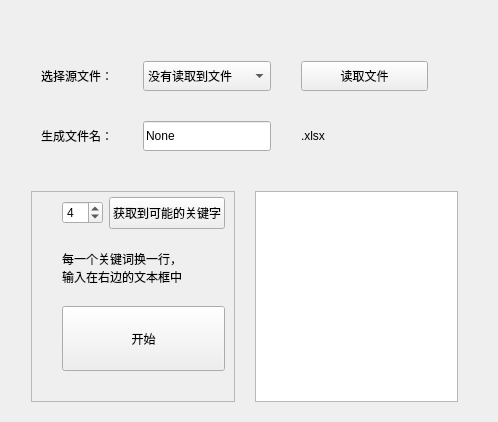
<?xml version="1.0" encoding="UTF-8"?>
<ui version="4.0">
 <class>Form</class>
 <widget class="QWidget" name="Form">
  <property name="geometry">
   <rect>
    <x>0</x>
    <y>0</y>
    <width>498</width>
    <height>422</height>
   </rect>
  </property>
  <property name="windowTitle">
   <string>转换器</string>
  </property>
  <property name="styleSheet">
   <string notr="true"/>
  </property>
  <layout class="QGridLayout" name="gridLayout_3">
   <property name="rightMargin">
    <number>40</number>
   </property>
   <property name="bottomMargin">
    <number>20</number>
   </property>
   <property name="horizontalSpacing">
    <number>20</number>
   </property>
   <property name="verticalSpacing">
    <number>10</number>
   </property>
   <item row="0" column="0" colspan="3">
    <spacer name="horizontalSpacer">
     <property name="orientation">
      <enum>Qt::Horizontal</enum>
     </property>
     <property name="sizeHint" stdset="0">
      <size>
       <width>446</width>
       <height>20</height>
      </size>
     </property>
    </spacer>
   </item>
   <item row="3" column="2">
    <widget class="QTextEdit" name="textEdit">
     <property name="styleSheet">
      <string notr="true">color: rgb(255, 0, 0);
font: 75 16pt &quot;宋体&quot;;</string>
     </property>
     <property name="html">
      <string>&lt;!DOCTYPE HTML PUBLIC &quot;-//W3C//DTD HTML 4.0//EN&quot; &quot;http://www.w3.org/TR/REC-html40/strict.dtd&quot;&gt;
&lt;html&gt;&lt;head&gt;&lt;meta name=&quot;qrichtext&quot; content=&quot;1&quot; /&gt;&lt;style type=&quot;text/css&quot;&gt;
p, li { white-space: pre-wrap; }
&lt;/style&gt;&lt;/head&gt;&lt;body style=&quot; font-family:'宋体'; font-size:16pt; font-weight:72; font-style:normal;&quot;&gt;
&lt;p style=&quot;-qt-paragraph-type:empty; margin-top:0px; margin-bottom:0px; margin-left:0px; margin-right:0px; -qt-block-indent:0; text-indent:0px;&quot;&gt;&lt;br /&gt;&lt;/p&gt;&lt;/body&gt;&lt;/html&gt;</string>
     </property>
    </widget>
   </item>
   <item row="1" column="0" rowspan="2" colspan="3">
    <widget class="QWidget" name="widget" native="true">
     <layout class="QGridLayout" name="gridLayout">
      <property name="leftMargin">
       <number>30</number>
      </property>
      <property name="topMargin">
       <number>30</number>
      </property>
      <property name="rightMargin">
       <number>30</number>
      </property>
      <property name="bottomMargin">
       <number>30</number>
      </property>
      <property name="spacing">
       <number>30</number>
      </property>
      <item row="0" column="0">
       <widget class="QLabel" name="label">
        <property name="styleSheet">
         <string notr="true">font: 16pt &quot;宋体&quot;;</string>
        </property>
        <property name="text">
         <string>选择源文件：</string>
        </property>
       </widget>
      </item>
      <item row="0" column="1">
       <widget class="QComboBox" name="comboBox">
        <property name="sizePolicy">
         <sizepolicy hsizetype="Expanding" vsizetype="Expanding">
          <horstretch>0</horstretch>
          <verstretch>0</verstretch>
         </sizepolicy>
        </property>
        <property name="maxVisibleItems">
         <number>20</number>
        </property>
        <item>
         <property name="text">
          <string>没有读取到文件</string>
         </property>
        </item>
       </widget>
      </item>
      <item row="0" column="2">
       <widget class="QPushButton" name="pushButton_2">
        <property name="sizePolicy">
         <sizepolicy hsizetype="Expanding" vsizetype="Expanding">
          <horstretch>0</horstretch>
          <verstretch>0</verstretch>
         </sizepolicy>
        </property>
        <property name="minimumSize">
         <size>
          <width>0</width>
          <height>30</height>
         </size>
        </property>
        <property name="text">
         <string>读取文件</string>
        </property>
       </widget>
      </item>
      <item row="1" column="0">
       <widget class="QLabel" name="label_2">
        <property name="styleSheet">
         <string notr="true">font: 16pt &quot;宋体&quot;;</string>
        </property>
        <property name="text">
         <string>生成文件名：</string>
        </property>
       </widget>
      </item>
      <item row="1" column="1">
       <widget class="QLineEdit" name="lineEdit">
        <property name="sizePolicy">
         <sizepolicy hsizetype="Expanding" vsizetype="Expanding">
          <horstretch>0</horstretch>
          <verstretch>0</verstretch>
         </sizepolicy>
        </property>
        <property name="text">
         <string>None</string>
        </property>
       </widget>
      </item>
      <item row="1" column="2">
       <widget class="QLabel" name="label_4">
        <property name="minimumSize">
         <size>
          <width>0</width>
          <height>30</height>
         </size>
        </property>
        <property name="styleSheet">
         <string notr="true">font: 16pt &quot;宋体&quot;;</string>
        </property>
        <property name="text">
         <string>.xlsx</string>
        </property>
       </widget>
      </item>
     </layout>
    </widget>
   </item>
   <item row="3" column="1">
    <widget class="QFrame" name="frame">
     <property name="frameShape">
      <enum>QFrame::StyledPanel</enum>
     </property>
     <property name="frameShadow">
      <enum>QFrame::Raised</enum>
     </property>
     <layout class="QGridLayout" name="gridLayout_2" rowstretch="1,2,2" columnstretch="1,3">
      <property name="leftMargin">
       <number>30</number>
      </property>
      <property name="topMargin">
       <number>5</number>
      </property>
      <property name="bottomMargin">
       <number>30</number>
      </property>
      <item row="0" column="0">
       <widget class="QSpinBox" name="spinBox">
        <property name="minimum">
         <number>1</number>
        </property>
        <property name="maximum">
         <number>10</number>
        </property>
        <property name="value">
         <number>4</number>
        </property>
       </widget>
      </item>
      <item row="0" column="1">
       <widget class="QPushButton" name="pushButton_3">
        <property name="sizePolicy">
         <sizepolicy hsizetype="Expanding" vsizetype="Expanding">
          <horstretch>0</horstretch>
          <verstretch>0</verstretch>
         </sizepolicy>
        </property>
        <property name="text">
         <string>获取到可能的关键字</string>
        </property>
       </widget>
      </item>
      <item row="1" column="0" colspan="2">
       <widget class="QLabel" name="label_3">
        <property name="styleSheet">
         <string notr="true">font: 14pt &quot;宋体&quot;;</string>
        </property>
        <property name="text">
         <string>每一个关键词换一行，
输入在右边的文本框中</string>
        </property>
       </widget>
      </item>
      <item row="2" column="0" colspan="2">
       <widget class="QPushButton" name="pushButton">
        <property name="sizePolicy">
         <sizepolicy hsizetype="Expanding" vsizetype="Expanding">
          <horstretch>0</horstretch>
          <verstretch>0</verstretch>
         </sizepolicy>
        </property>
        <property name="text">
         <string>开始</string>
        </property>
       </widget>
      </item>
     </layout>
    </widget>
   </item>
  </layout>
 </widget>
 <resources/>
 <connections>
  <connection>
   <sender>pushButton</sender>
   <signal>clicked()</signal>
   <receiver>Form</receiver>
   <slot>start()</slot>
   <hints>
    <hint type="sourcelabel">
     <x>176</x>
     <y>357</y>
    </hint>
    <hint type="destinationlabel">
     <x>250</x>
     <y>498</y>
    </hint>
   </hints>
  </connection>
  <connection>
   <sender>comboBox</sender>
   <signal>activated(QString)</signal>
   <receiver>Form</receiver>
   <slot>change()</slot>
   <hints>
    <hint type="sourcelabel">
     <x>305</x>
     <y>74</y>
    </hint>
    <hint type="destinationlabel">
     <x>318</x>
     <y>-29</y>
    </hint>
   </hints>
  </connection>
  <connection>
   <sender>pushButton_2</sender>
   <signal>clicked()</signal>
   <receiver>Form</receiver>
   <slot>check()</slot>
   <hints>
    <hint type="sourcelabel">
     <x>377</x>
     <y>75</y>
    </hint>
    <hint type="destinationlabel">
     <x>537</x>
     <y>78</y>
    </hint>
   </hints>
  </connection>
  <connection>
   <sender>lineEdit</sender>
   <signal>textChanged(QString)</signal>
   <receiver>Form</receiver>
   <slot>change_()</slot>
   <hints>
    <hint type="sourcelabel">
     <x>257</x>
     <y>138</y>
    </hint>
    <hint type="destinationlabel">
     <x>281</x>
     <y>-50</y>
    </hint>
   </hints>
  </connection>
  <connection>
   <sender>pushButton_3</sender>
   <signal>clicked()</signal>
   <receiver>Form</receiver>
   <slot>check_jieba()</slot>
   <hints>
    <hint type="sourcelabel">
     <x>158</x>
     <y>217</y>
    </hint>
    <hint type="destinationlabel">
     <x>231</x>
     <y>-37</y>
    </hint>
   </hints>
  </connection>
 </connections>
 <slots>
  <slot>start()</slot>
  <slot>change()</slot>
  <slot>check()</slot>
  <slot>change_()</slot>
  <slot>check_jieba()</slot>
 </slots>
</ui>
